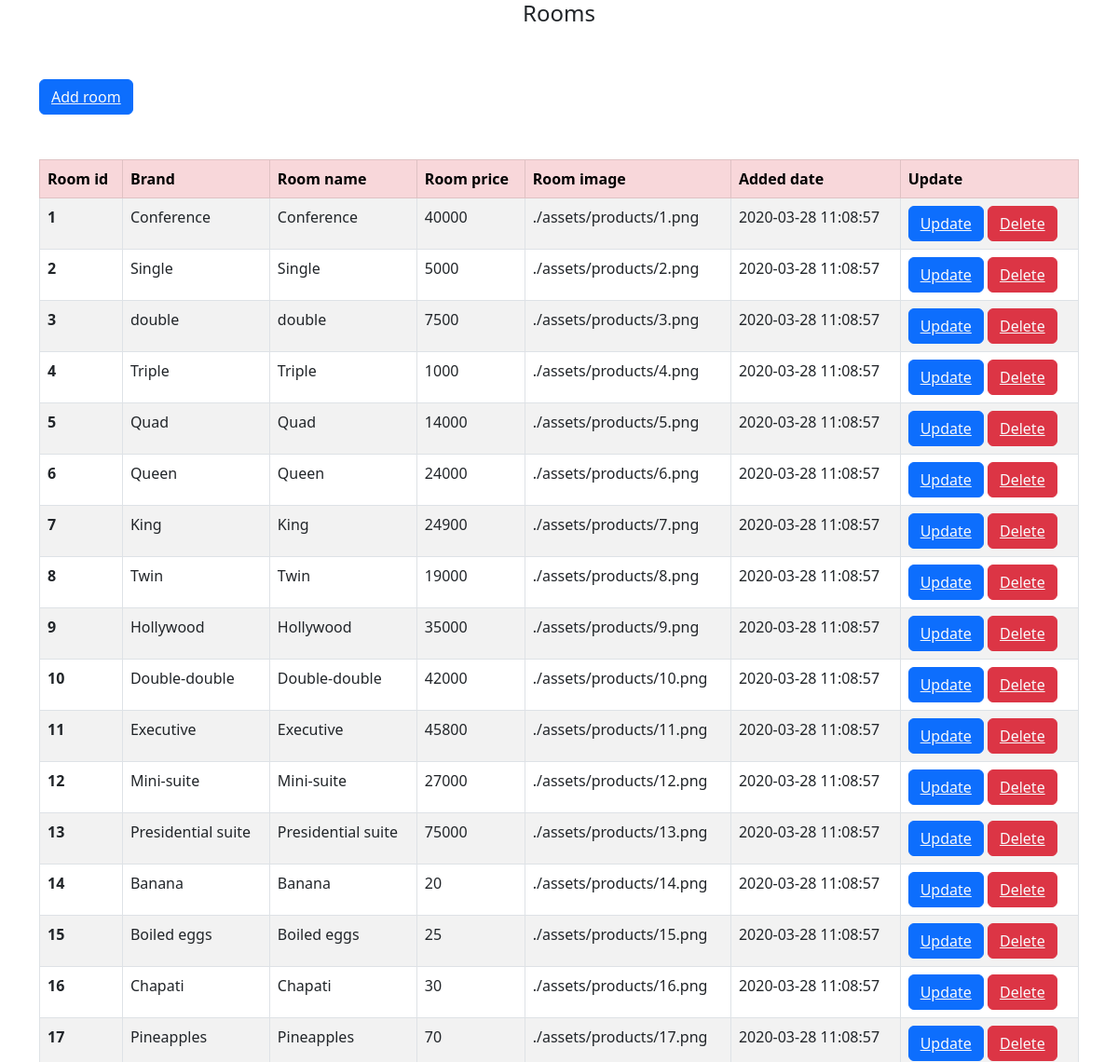
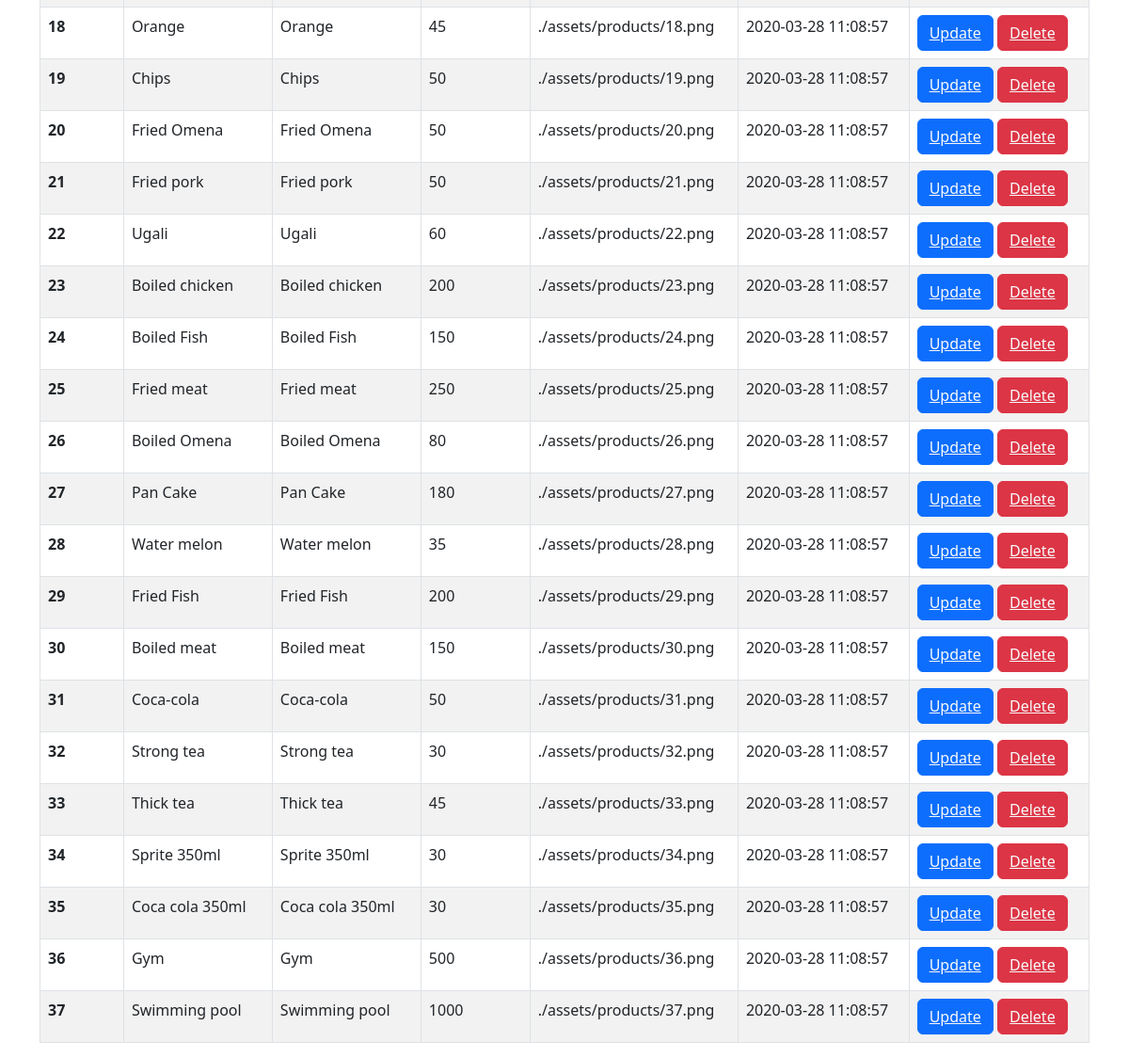
The page /admin_viewrooms.php on the database its author committed (2 pictures, top to bottom).
### tables this page shows
CREATE TABLE `product` (
  `item_id` int(11) NOT NULL,
  `item_brand` varchar(200) NOT NULL,
  `item_name` varchar(255) NOT NULL,
  `item_price` int(10) NOT NULL,
  `item_image` varchar(255) NOT NULL,
  `item_register` datetime DEFAULT NULL
);

### admin_viewrooms.php (the view, shortened to what this page needs)
<?php
   $server = "localhost";
   $username = "root";
   $password = "";
   $dbname = "Hotel";
   $conn = new mysqli($server, $username, $password,$dbname);
?>
<!DOCTYPE html>
<html lang="en">
<head>
    <link href="https://cdn.jsdelivr.net/npm/bootstrap@5.2.2/dist/css/bootstrap.min.css" rel="stylesheet">
</head>
<body>
    <div class="container table-responsive-md">
      <h4 style="text-align: center;">Rooms</h4>
        <button class="btn btn-primary my-5"> <a href="addroom.php" class="text-light">Add room</a> </button>
        <table class="table table-bordered table-hover table-striped">
  <thead>
    <tr class="table-danger">
                  <th>Room id</th>
                  <th>Brand</th>
                  <th>Room name</th>
                  <th>Room price </th>
                  <th>Room image </th>
                  <th>Added date </th>
                  <th>Update </th>
    </tr>
  </thead>
  <tbody>
  <?php
  $sql = "Select * from `product`";
  $result= mysqli_query($conn,$sql);
  if($result){
    while($row=mysqli_fetch_assoc($result)) {
        $item_id = $row['item_id'];
        $item_name = $row['item_name'];
        $item_price = $row['item_price'];
        $item_image = $row['item_image'];
        $item_register = $row['item_register'];
        echo '
        <tr>
        <th scope="row">'.$item_id.'</th>
        <td>'.$item_name.'</td>
        <td>'.$item_name.'</td>
        <td>'.$item_price.'</td>
        <td>'.$item_image.'</td>
        <td>'.$item_register.'</td>
        <td>
        <button class="btn btn-primary"><a href="?updateid='.$item_name.'" class="text-light">Update</a></button>
        <button class="btn btn-danger"><a href=".php?deleteid='.$item_name.'" class="text-light">Delete</a></button>
        </td>
      </tr>
            '
            ;
    }
  }
  ?>
  </tbody>
</table>
    </div>
</body>
</html>

### rows shown on the page
product: item_id "1", item_name "Conference", item_price "40000", item_image "./assets/products/1.png", item_register "2020-03-28 11:08:57"
product: item_id "2", item_name "Single", item_price "5000", item_image "./assets/products/2.png", item_register "2020-03-28 11:08:57"
product: item_id "3", item_name "double", item_price "7500", item_image "./assets/products/3.png", item_register "2020-03-28 11:08:57"
product: item_id "4", item_name "Triple", item_price "1000", item_image "./assets/products/4.png", item_register "2020-03-28 11:08:57"
product: item_id "5", item_name "Quad", item_price "14000", item_image "./assets/products/5.png", item_register "2020-03-28 11:08:57"
product: item_id "6", item_name "Queen", item_price "24000", item_image "./assets/products/6.png", item_register "2020-03-28 11:08:57"
product: item_id "7", item_name "King", item_price "24900", item_image "./assets/products/7.png", item_register "2020-03-28 11:08:57"
product: item_id "8", item_name "Twin", item_price "19000", item_image "./assets/products/8.png", item_register "2020-03-28 11:08:57"
product: item_id "9", item_name "Hollywood", item_price "35000", item_image "./assets/products/9.png", item_register "2020-03-28 11:08:57"
product: item_id "10", item_name "Double-double", item_price "42000", item_image "./assets/products/10.png", item_register "2020-03-28 11:08:57"
product: item_id "11", item_name "Executive", item_price "45800", item_image "./assets/products/11.png", item_register "2020-03-28 11:08:57"
product: item_id "12", item_name "Mini-suite", item_price "27000", item_image "./assets/products/12.png", item_register "2020-03-28 11:08:57"
product: item_id "13", item_name "Presidential suite", item_price "75000", item_image "./assets/products/13.png", item_register "2020-03-28 11:08:57"
product: item_id "14", item_name "Banana", item_price "20", item_image "./assets/products/14.png", item_register "2020-03-28 11:08:57"
product: item_id "15", item_name "Boiled eggs", item_price "25", item_image "./assets/products/15.png", item_register "2020-03-28 11:08:57"
product: item_id "16", item_name "Chapati", item_price "30", item_image "./assets/products/16.png", item_register "2020-03-28 11:08:57"
product: item_id "17", item_name "Pineapples", item_price "70", item_image "./assets/products/17.png", item_register "2020-03-28 11:08:57"
product: item_id "18", item_name "Orange", item_price "45", item_image "./assets/products/18.png", item_register "2020-03-28 11:08:57"
product: item_id "19", item_name "Chips", item_price "50", item_image "./assets/products/19.png", item_register "2020-03-28 11:08:57"
product: item_id "20", item_name "Fried Omena", item_price "50", item_image "./assets/products/20.png", item_register "2020-03-28 11:08:57"
product: item_id "21", item_name "Fried pork", item_price "50", item_image "./assets/products/21.png", item_register "2020-03-28 11:08:57"
product: item_id "22", item_name "Ugali", item_price "60", item_image "./assets/products/22.png", item_register "2020-03-28 11:08:57"
product: item_id "23", item_name "Boiled chicken", item_price "200", item_image "./assets/products/23.png", item_register "2020-03-28 11:08:57"
product: item_id "24", item_name "Boiled Fish", item_price "150", item_image "./assets/products/24.png", item_register "2020-03-28 11:08:57"
product: item_id "25", item_name "Fried meat", item_price "250", item_image "./assets/products/25.png", item_register "2020-03-28 11:08:57"
product: item_id "26", item_name "Boiled Omena", item_price "80", item_image "./assets/products/26.png", item_register "2020-03-28 11:08:57"
product: item_id "27", item_name "Pan Cake", item_price "180", item_image "./assets/products/27.png", item_register "2020-03-28 11:08:57"
product: item_id "28", item_name "Water melon", item_price "35", item_image "./assets/products/28.png", item_register "2020-03-28 11:08:57"
product: item_id "29", item_name "Fried Fish", item_price "200", item_image "./assets/products/29.png", item_register "2020-03-28 11:08:57"
product: item_id "30", item_name "Boiled meat", item_price "150", item_image "./assets/products/30.png", item_register "2020-03-28 11:08:57"
product: item_id "31", item_name "Coca-cola", item_price "50", item_image "./assets/products/31.png", item_register "2020-03-28 11:08:57"
product: item_id "32", item_name "Strong tea", item_price "30", item_image "./assets/products/32.png", item_register "2020-03-28 11:08:57"
product: item_id "33", item_name "Thick tea", item_price "45", item_image "./assets/products/33.png", item_register "2020-03-28 11:08:57"
product: item_id "34", item_name "Sprite 350ml", item_price "30", item_image "./assets/products/34.png", item_register "2020-03-28 11:08:57"
product: item_id "35", item_name "Coca cola 350ml", item_price "30", item_image "./assets/products/35.png", item_register "2020-03-28 11:08:57"
product: item_id "36", item_name "Gym", item_price "500", item_image "./assets/products/36.png", item_register "2020-03-28 11:08:57"
product: item_id "37", item_name "Swimming pool", item_price "1000", item_image "./assets/products/37.png", item_register "2020-03-28 11:08:57"
